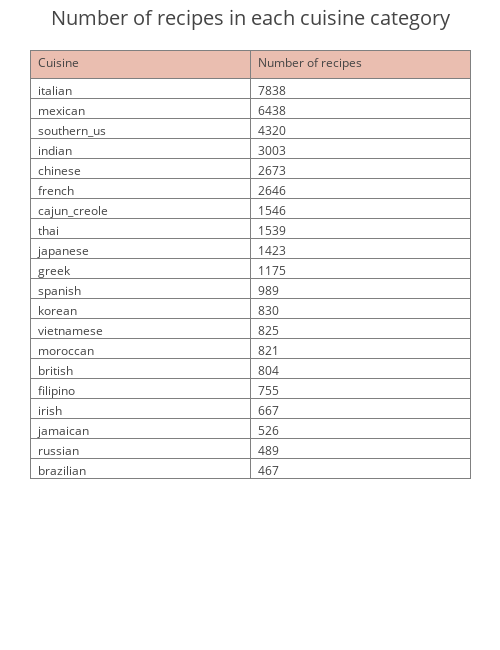

Notebook cell for this chart:
### Markdown cell above
Create a table giving information on the number of times each cuisine is represented in the training sample

### Code cell
trace = go.Table(
                header=dict(values=['Cuisine','Number of recipes'],
                fill = dict(color=['#EABEB0']), 
                align = ['left'] * 5),
                cells=dict(values=[train_data.cuisine.value_counts().index,train_data.cuisine.value_counts()],
               align = ['left'] * 5))

layout = go.Layout(title='Number of recipes in each cuisine category',
                   titlefont = dict(size = 20),
                   width=500, height=650, 
                   paper_bgcolor =  'rgba(0,0,0,0)',
                   plot_bgcolor = 'rgba(0,0,0,0)',
                   autosize = False,
                   margin=dict(l=30,r=30,b=1,t=50,pad=1),
                   )
data = [trace]
fig = dict(data=data, layout=layout)
iplot(fig)

### Figure 1 — Plotly figure (JSON) as saved in the notebook; plotly's stock layout.template omitted (floating-point values rounded to 4 significant figures)
{"data": [{"cells": {"align": ["left", "left", "left", "left", "left"], "values": [["italian", "mexican", "southern_us", "indian", "chinese", "french", "cajun_creole", "thai", "japanese", "greek", "spanish", "korean", "vietnamese", "moroccan", "british", "filipino", "irish", "jamaican", "russian", "brazilian"], [7838, 6438, 4320, 3003, 2673, 2646, 1546, 1539, 1423, 1175, 989, 830, 825, 821, 804, 755, 667, 526, 489, 467]]}, "header": {"align": ["left", "left", "left", "left", "left"], "fill": {"color": ["#EABEB0"]}, "values": ["Cuisine", "Number of recipes"]}, "type": "table", "uid": "d43fac28-7e01-44fc-99bc-613d66c32a5e"}], "layout": {"autosize": false, "height": 650, "margin": {"b": 1, "l": 30, "pad": 1, "r": 30, "t": 50}, "paper_bgcolor": "rgba(0,0,0,0)", "plot_bgcolor": "rgba(0,0,0,0)", "title": {"font": {"size": 20}, "text": "Number of recipes in each cuisine category"}, "width": 500}}
